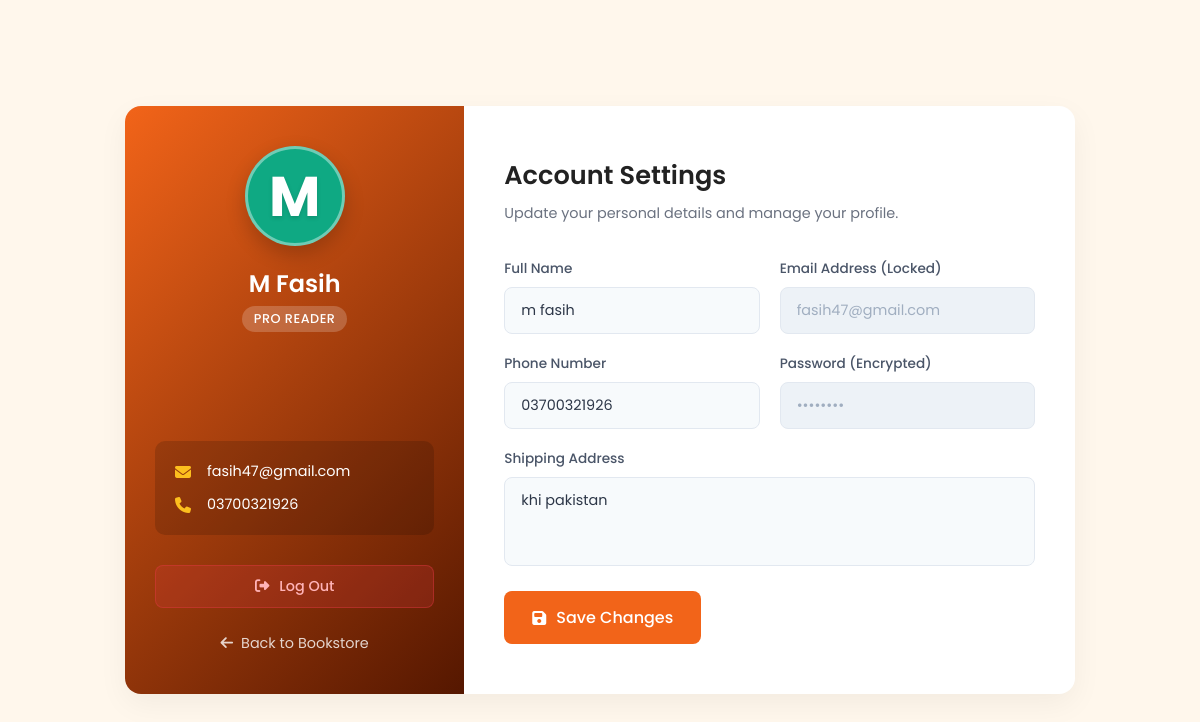
Page /account.php (signed in) on the committed database.
### tables this page shows
CREATE TABLE `users` (
  `id` int(11) NOT NULL,
  `full_name` varchar(100) NOT NULL,
  `email` varchar(100) NOT NULL,
  `password` varchar(255) NOT NULL,
  `phone` varchar(20) DEFAULT NULL,
  `address` text DEFAULT NULL,
  `created_at` timestamp NOT NULL DEFAULT current_timestamp(),
  `role` varchar(20) DEFAULT 'user'
);

### account.php (the view, shortened to what this page needs)
<?php
include("auth.php");
$user_id = $_SESSION['user_id'];
$query = mysqli_query($conn, "SELECT * FROM users WHERE id = '$user_id'");
$user = mysqli_fetch_assoc($query);
?>
<!DOCTYPE html>
<html lang="en">
<head>
    <link rel="stylesheet" href="https://cdnjs.cloudflare.com/ajax/libs/font-awesome/6.4.0/css/all.min.css">
</head>
<body>
    <div class="account-container">
       <div class="profile-sidebar">
    <?php
        $first_letter = strtoupper(substr($user['full_name'], 0, 1));
        $colors = ['#f26419', '#3366ff', '#0fa983', '#8338ec', '#ff006e', '#fb5607', '#3a86ff'];
        $color_index = $user['id'] % count($colors);
        $bg_color = $colors[$color_index];
    ?>
    <div class="avatar-letter-box" style="background-color: <?php echo $bg_color; ?>;">
        <?php echo $first_letter; ?>
    </div>
    <h2 style="text-transform: capitalize;"><?php echo htmlspecialchars($user['full_name']); ?></h2>
    <span class="badge">PRO READER</span>
    <div class="quick-info">
        <div class="info-row">
            <i class="fa-solid fa-envelope"></i>
            <span><?php echo htmlspecialchars($user['email']); ?></span>
        </div>
        <div class="info-row">
            <i class="fa-solid fa-phone"></i>
            <span><?php echo htmlspecialchars($user['phone'] ?: 'No Phone Added'); ?></span>
        </div>
    </div>
    <a href="logout.php" class="btn-sidebar-logout">
        <i class="fa-solid fa-right-from-bracket"></i> Log Out
    </a>
    <a href="index.php" class="back-home">
        <i class="fa-solid fa-arrow-left"></i> Back to Bookstore
    </a>
</div>
        <div class="settings-content">
            <h3>Account Settings</h3>
            <p class="subtitle">Update your personal details and manage your profile.</p>
            <form action="" method="POST">
                <div class="form-grid">
                    <div class="input-box">
                        <label>Full Name</label>
                        <input type="text" name="name" class="input-field" value="<?php echo htmlspecialchars($user['full_name']); ?>" required>
                    </div>
                    <div class="input-box">
                        <label>Email Address (Locked)</label>
                        <input type="email" class="input-field" value="<?php echo htmlspecialchars($user['email']); ?>" disabled>
                    </div>
                    <div class="input-box">
                        <label>Phone Number</label>
                        <input type="tel" name="phone" class="input-field" value="<?php echo htmlspecialchars($user['phone'] ?? ''); ?>" placeholder="Enter phone number">
                    </div>
                    <div class="input-box">
                        <label>Password (Encrypted)</label>
                        <input type="password" class="input-field" value="********" disabled>
                    </div>
                    <div class="input-box full-width">
                        <label>Shipping Address</label>
                        <textarea name="address" class="input-field" rows="3" style="resize: none;" placeholder="Enter your delivery address..."><?php echo htmlspecialchars($user['address'] ?? ''); ?></textarea>
                    </div>
                </div>
                <button type="submit" name="update_profile" class="btn-save">
                    <i class="fa-solid fa-floppy-disk"></i> Save Changes
                </button>
            </form>
        </div>
    </div>
</body>
</html>

### account.php (style rules this page uses)
* { box-sizing: border-box; margin: 0; padding: 0; font-family: 'Poppins', sans-serif; }
.btn-sidebar-logout { margin-top: 30px; background-color: rgba(230, 57, 70, 0.2); color: #ffb3b7; border: 1px solid rgba(230, 57, 70, 0.4); padding: 10px 20px; font-size: 0.9rem; font-weight: 500; border-radius: 8px; text-decoration: none; display: inline-flex; align-items: center; gap: 10px; width: 100%; justify-content: center; transition: all 0.3s ease; }
body { background-color: #fff7ec; color: #1a1a1a; display: flex; justify-content: center; align-items: center; min-height: 100vh; padding: 20px; }
.account-container { display: grid; grid-template-columns: 1fr 1.8fr; width: 100%; max-width: 950px; background: #ffffff; border-radius: 16px; box-shadow: 0 10px 30px rgba(0,0,0,0.05); overflow: hidden; }
.profile-sidebar { background: linear-gradient(135deg, #f26419, #551700); color: #ffffff; padding: 40px 30px; display: flex; flex-direction: column; align-items: center; text-align: center; }
.avatar-letter-box { width: 100px; height: 100px; border-radius: 50%; display: flex; align-items: center; justify-content: center; font-size: 3.5rem; font-weight: 700; color: #ffffff; text-shadow: 0 2px 4px rgba(0,0,0,0.15); box-shadow: 0 8px 20px rgba(0,0,0,0.2); margin-bottom: 20px; border: 3px solid rgba(255,255,255,0.4); text-transform: uppercase; }
.profile-sidebar h2 { font-size: 1.5rem; font-weight: 600; margin-bottom: 5px; }
.profile-sidebar .badge { background: rgba(255, 255, 255, 0.2); padding: 4px 12px; border-radius: 20px; font-size: 0.8rem; font-weight: 500; letter-spacing: 0.5px; margin-bottom: 30px; }
.quick-info { width: 100%; text-align: left; margin-top: auto; background: rgba(0,0,0,0.15); padding: 20px; border-radius: 10px; }
.info-row { display: flex; align-items: center; gap: 12px; margin-bottom: 12px; font-size: 0.9rem; }
.info-row:last-child { margin-bottom: 0; }
.info-row i { color: #fcbf1e; font-size: 1rem; width: 20px; }
.back-home { margin-top: 25px; color: #ffffff; text-decoration: none; font-size: 0.9rem; display: inline-flex; align-items: center; gap: 8px; opacity: 0.8; transition: opacity 0.3s; }
.settings-content { padding: 50px 40px; }
.settings-content h3 { font-size: 1.6rem; color: #222; margin-bottom: 8px; font-weight: 600; }
.settings-content .subtitle { color: #6b7280; font-size: 0.9rem; margin-bottom: 35px; }
.form-grid { display: grid; grid-template-columns: 1fr 1fr; gap: 20px; }
.full-width { grid-column: span 2; }
.input-box { display: flex; flex-direction: column; gap: 8px; }
.input-box label { font-size: 0.85rem; color: #4a5568; font-weight: 500; }
.input-field { width: 100%; padding: 12px 16px; border: 1px solid #e2e8f0; border-radius: 8px; background-color: #f7fafc; color: #2d3748; font-size: 0.9rem; outline: none; transition: all 0.3s; }
.input-field:disabled { background-color: #edf2f7; color: #a0aec0; cursor: not-allowed; }
.btn-save { background-color: #f26419; color: white; border: none; padding: 14px 28px; font-size: 1rem; font-weight: 500; border-radius: 8px; cursor: pointer; transition: background 0.3s; display: inline-flex; align-items: center; gap: 10px; margin-top: 25px; }

### rows in the picture
users: full_name "M", full_name "M Fasih", email "fasih47@gmail.com", phone "03700321926", name "m fasih", address "khi pakistan"
